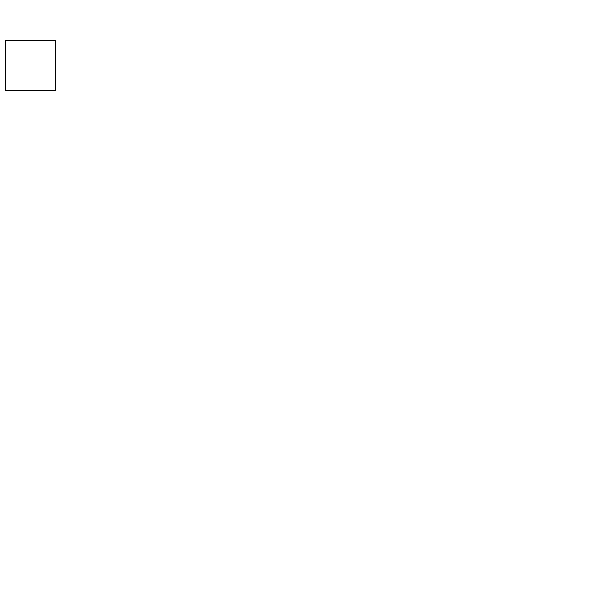
Frame 1 (no input)
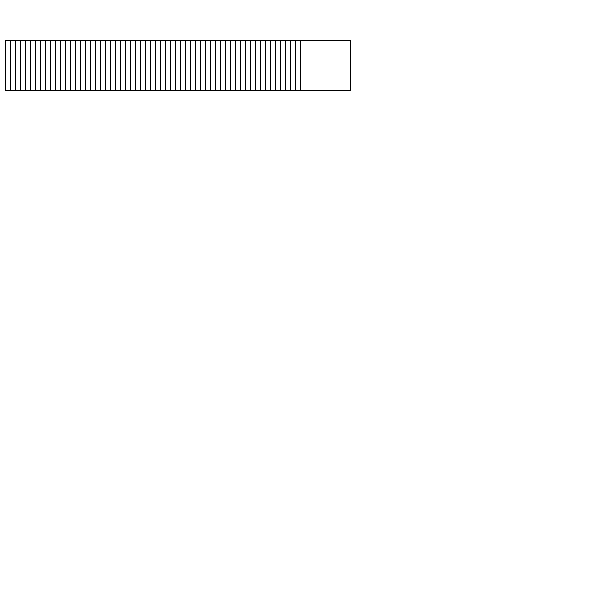
Frame 60 (the mouse pressed at the canvas centre just before this capture)
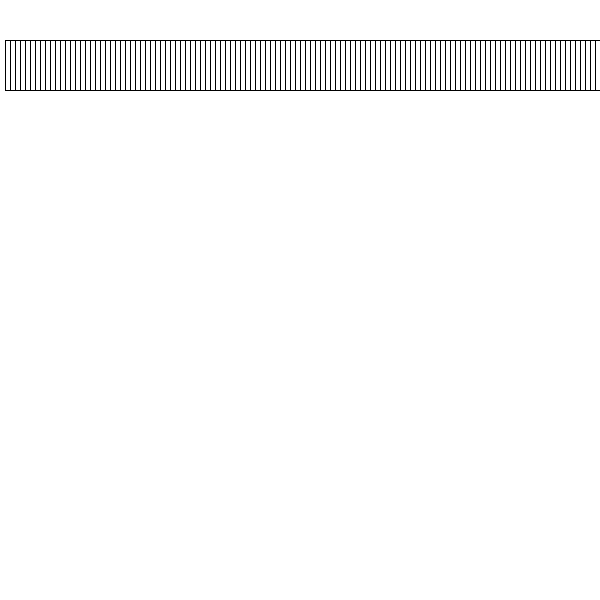
Frame 120 (the mouse held since frame 60 and released just before this capture)

The Processing sketch that drew these frames (run headless with seeded random() and noise(); from frame 60 on, the mouse is pressed at the canvas centre):

// Processing sketch: line_pattern
// ── line_pattern.pde
float x;

void setup()

{
  background(255);
  size(600,600);
  x = 0;
  
}


void draw()
{

  x = x + 5;
  stroke(0);
  rect(x,40,50,50);
}
